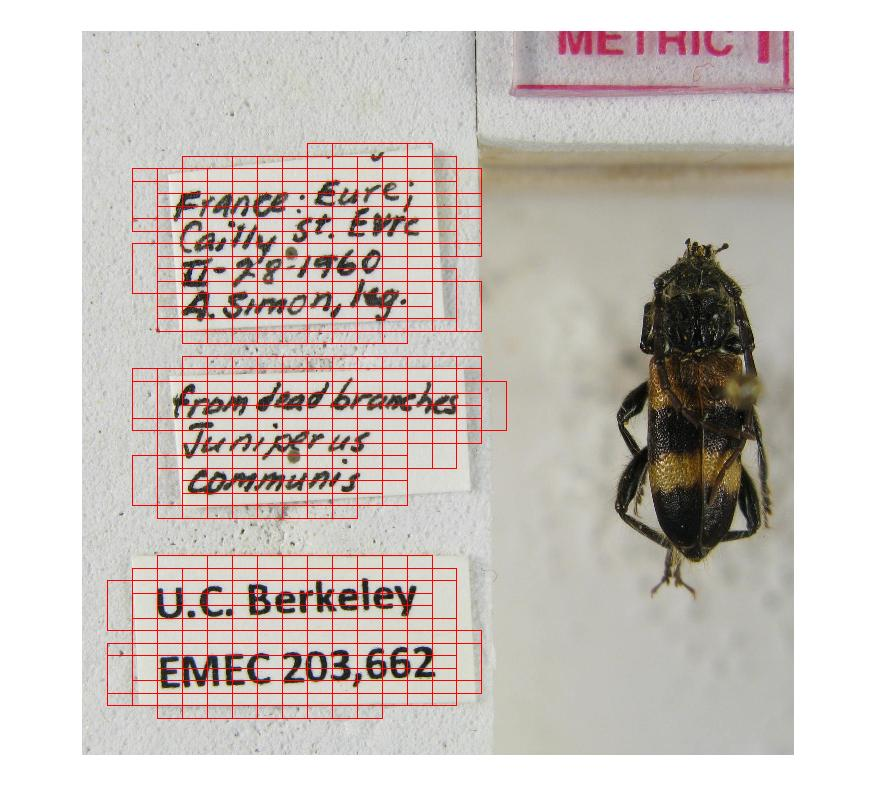
%> input picture goodexample.jpg, 877 x 811 px
$ octave --eval "result = cc_textdetect(imread('goodexample.jpg'));"   (GNU Octave 9; MATLAB toolbox functions it lacks are replaced by stand-ins)
%> lines starting %> are read from the running program, lines starting %| are printed output that depends on the picture
% Text localization using CC-based technique
function boxes=cc_textdetect(I)
    [rowc,colc,~] = size(I);
%> rowc = 811; colc = 877
    gray = rgb2gray(I);
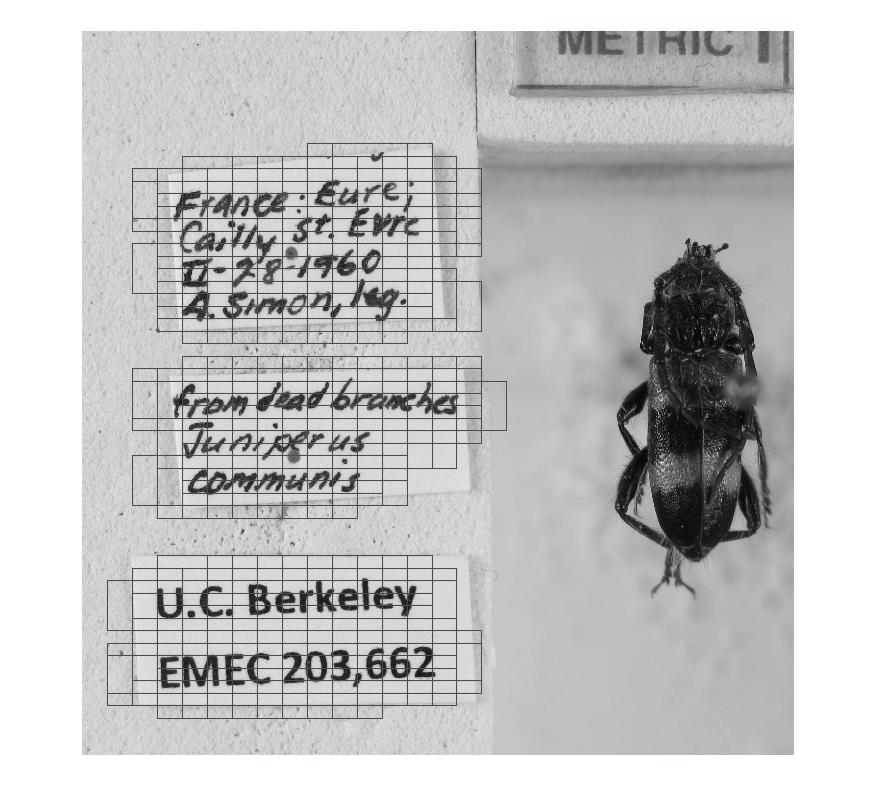
%> gray: size 811x877 uint8; min 0, max 255, mean 197.3

    % Preprocessing steps
    % Noise reduction
    gfilter = fspecial('gaussian',10,2);
    gray = imfilter(gray,gfilter);
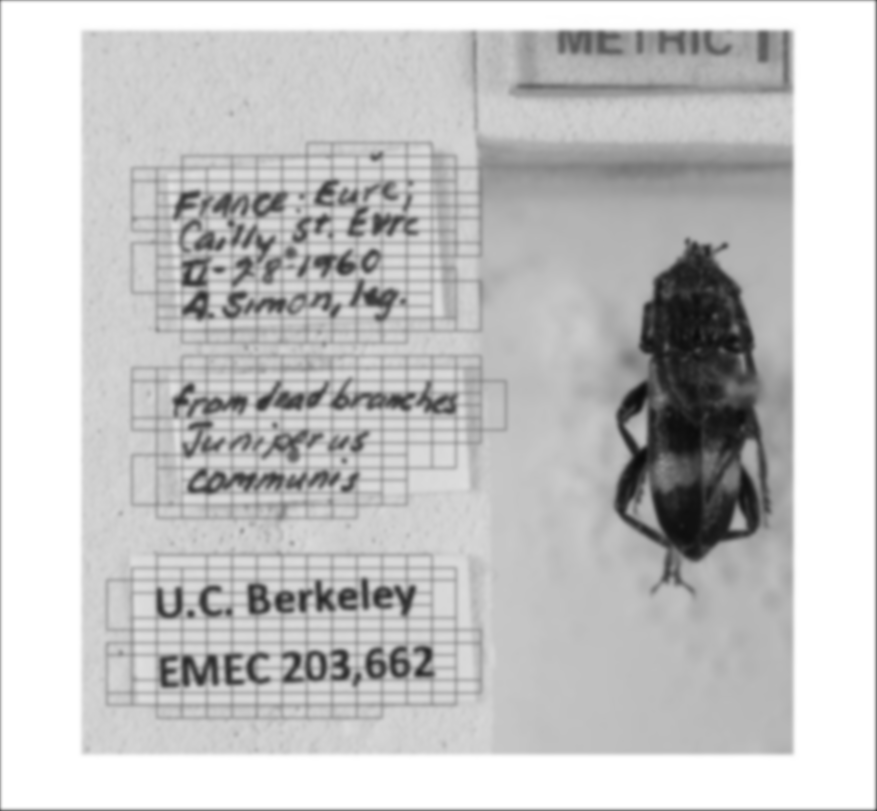
%> gray: size 811x877 uint8; min 10, max 255, mean 196.3

    % CC-generation
%> (the run ends here)

$ run again, on okexample.jpg
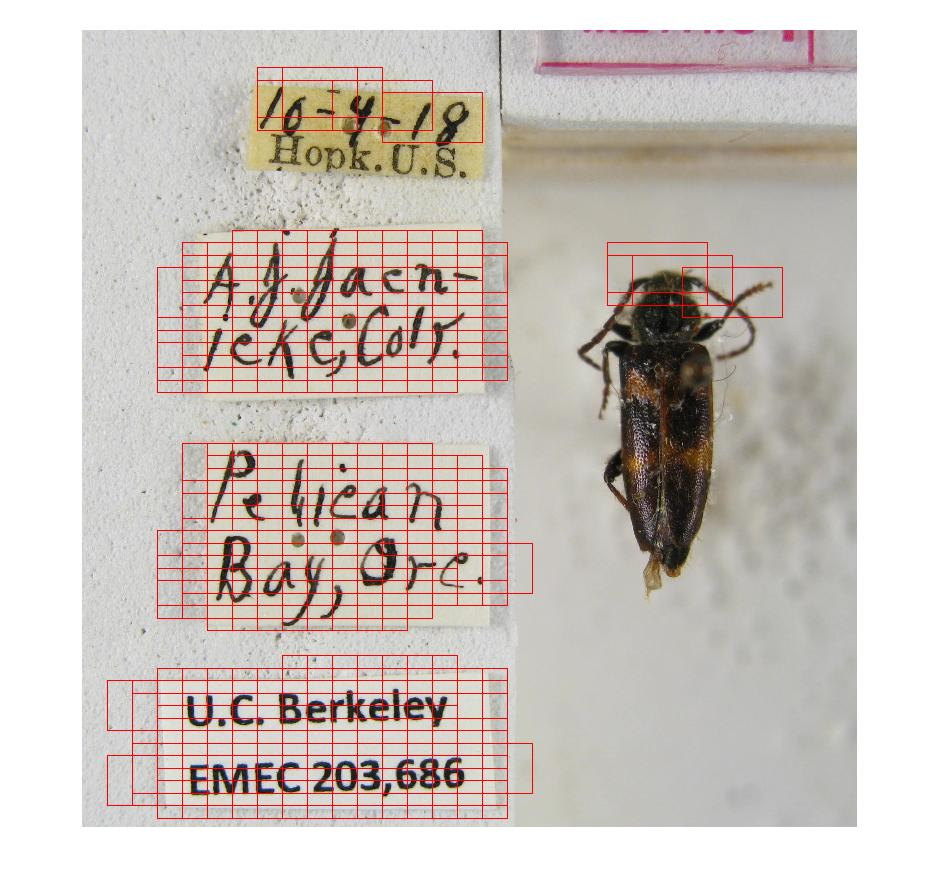
%> input picture okexample.jpg, 940 x 883 px
%> in cc_textdetect, `gray = rgb2gray(I);`:
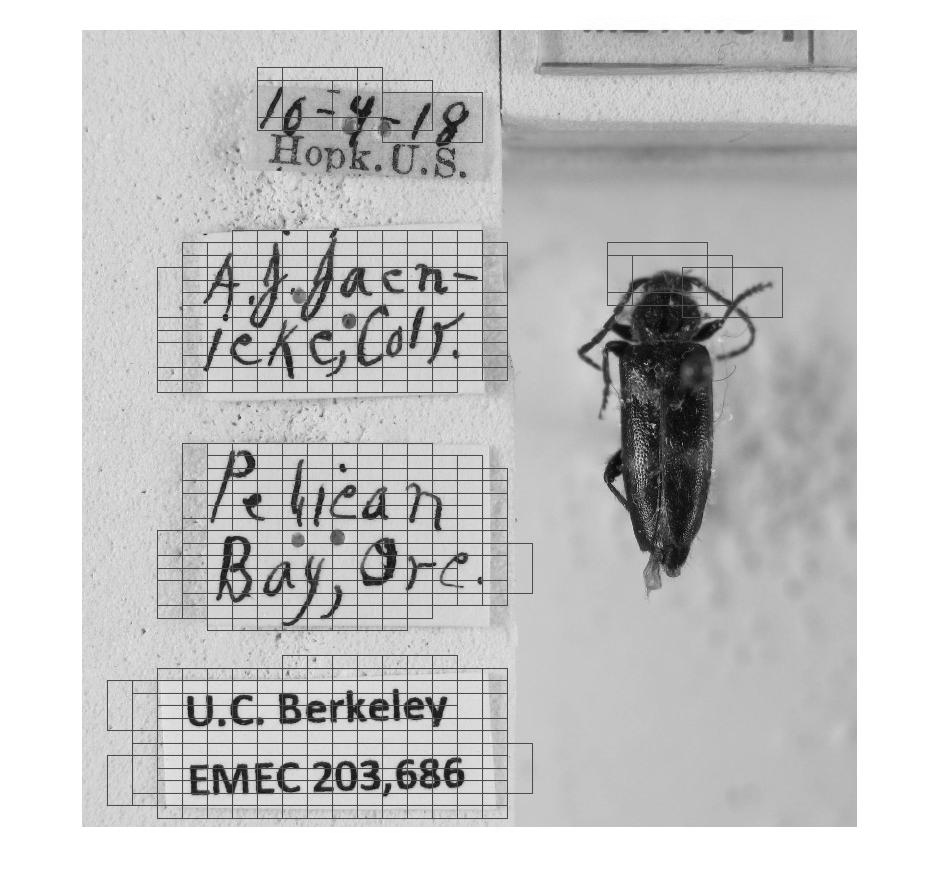
%> gray: size 883x940 uint8; min 1, max 255, mean 198.1
%> in cc_textdetect, `gray = imfilter(gray,gfilter);`:
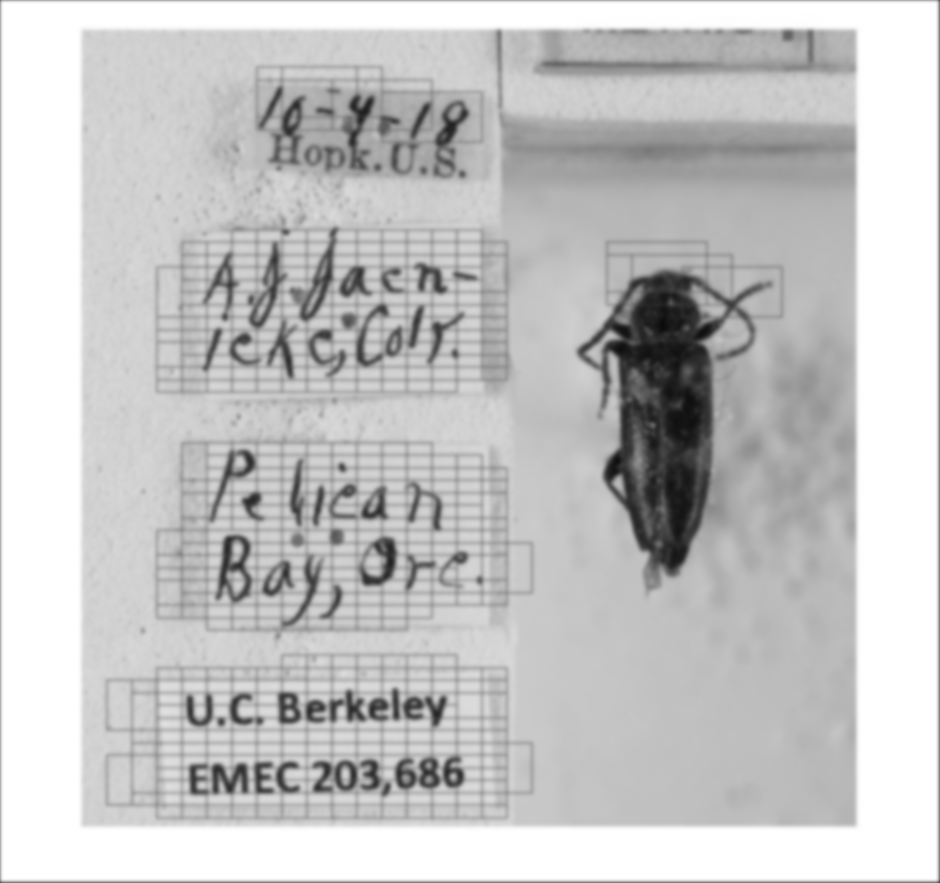
%> gray: size 883x940 uint8; min 12, max 255, mean 197.2

$ run again, on okexample2.jpg
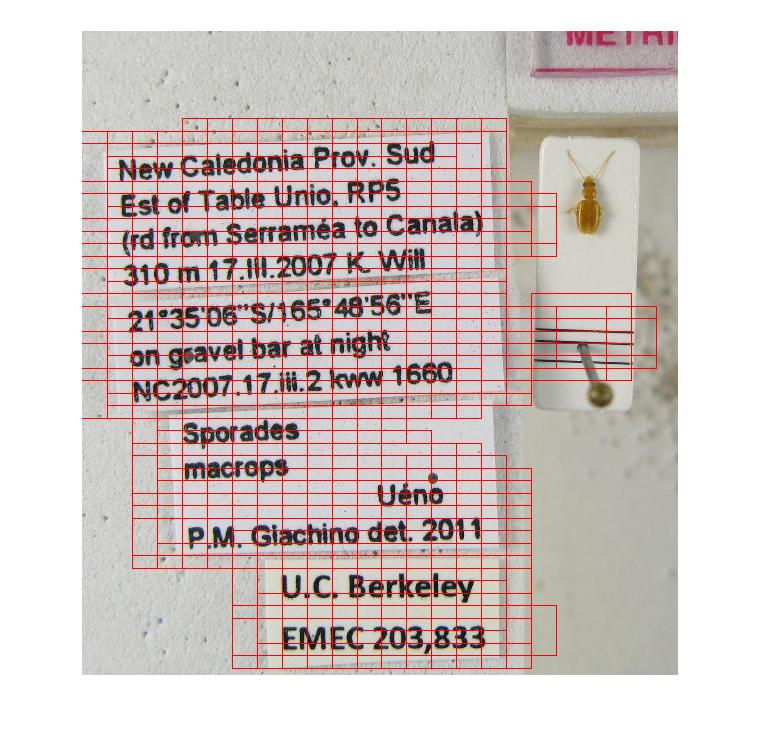
%> input picture okexample2.jpg, 761 x 731 px
%> in cc_textdetect, `gray = rgb2gray(I);`:
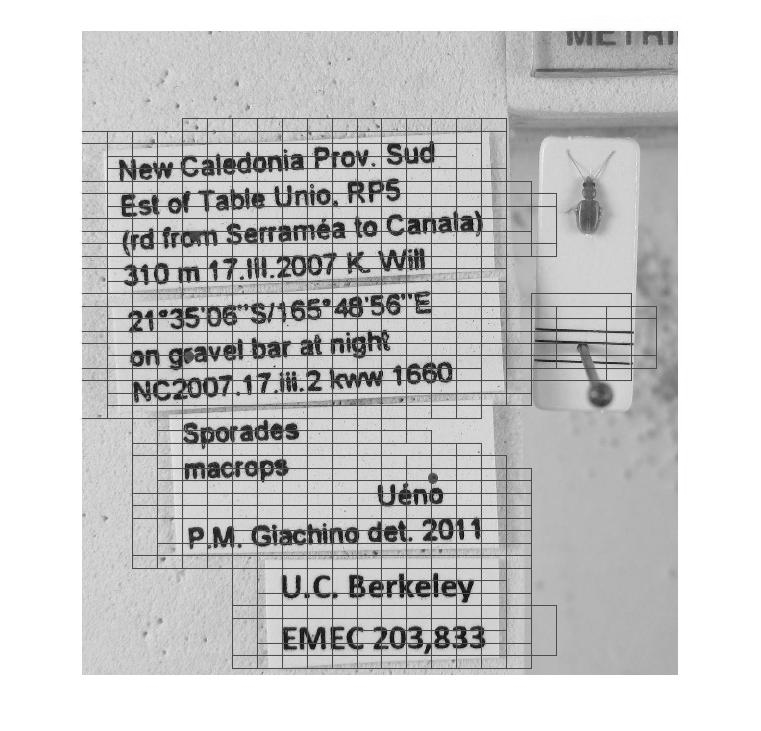
%> gray: size 731x761 uint8; min 1, max 255, mean 200.3
%> in cc_textdetect, `gray = imfilter(gray,gfilter);`:
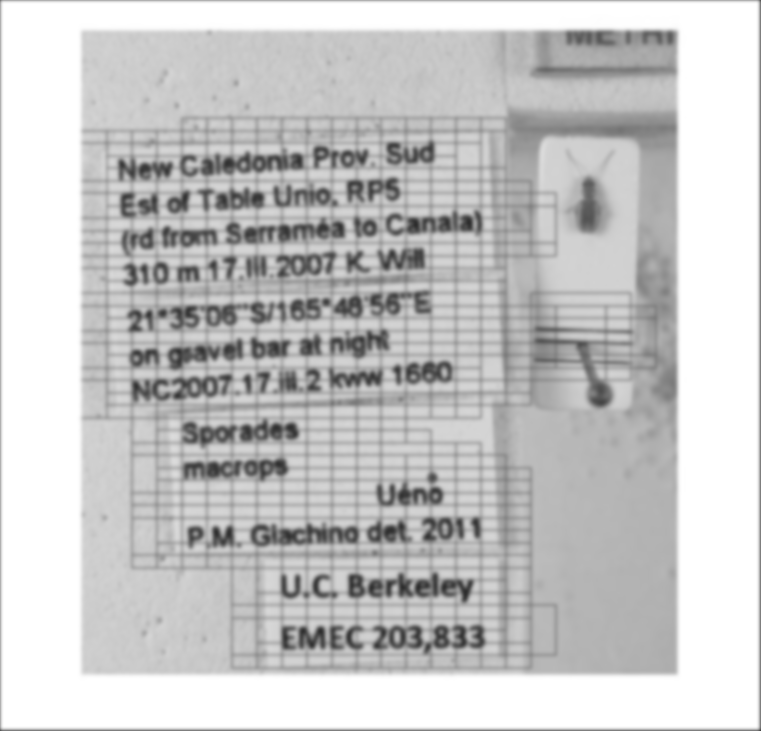
%> gray: size 731x761 uint8; min 45, max 255, mean 199.2
